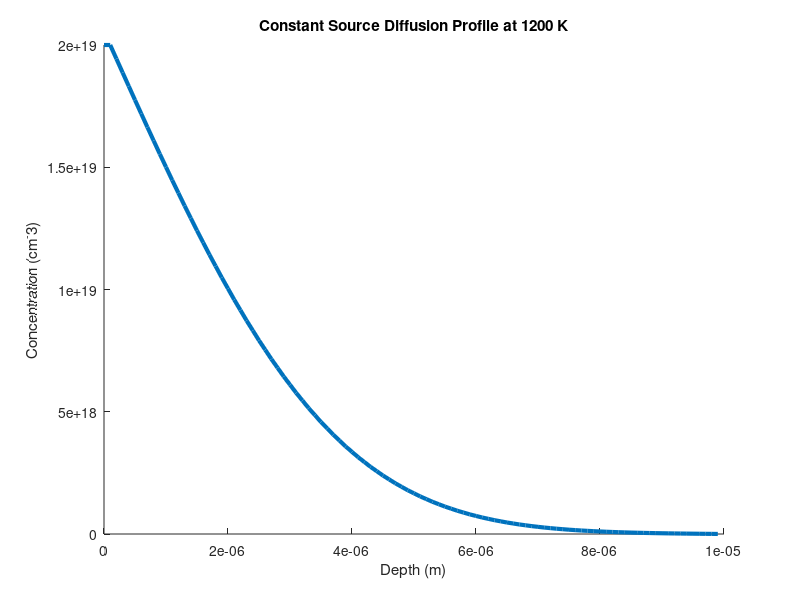
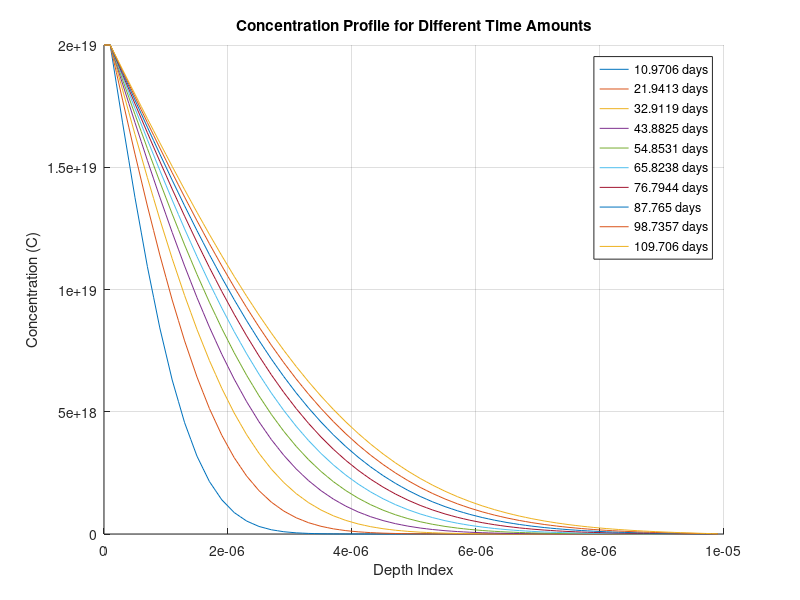
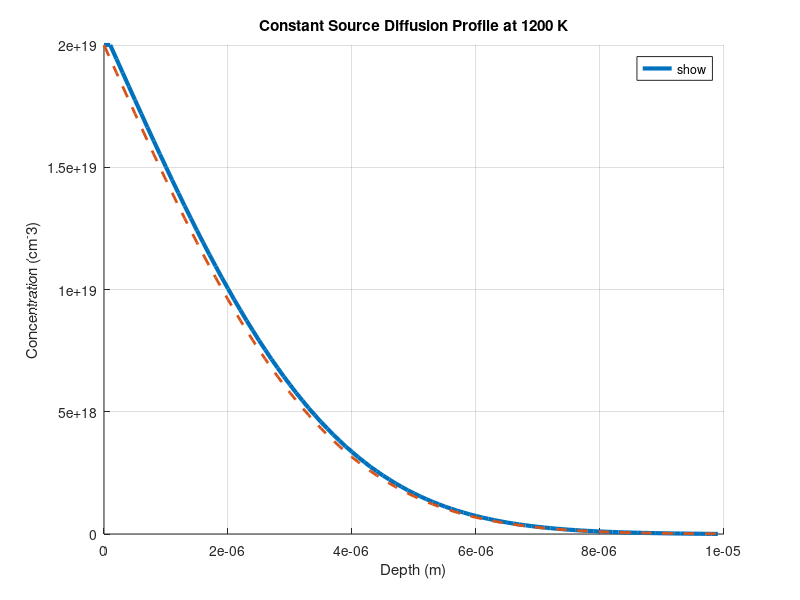
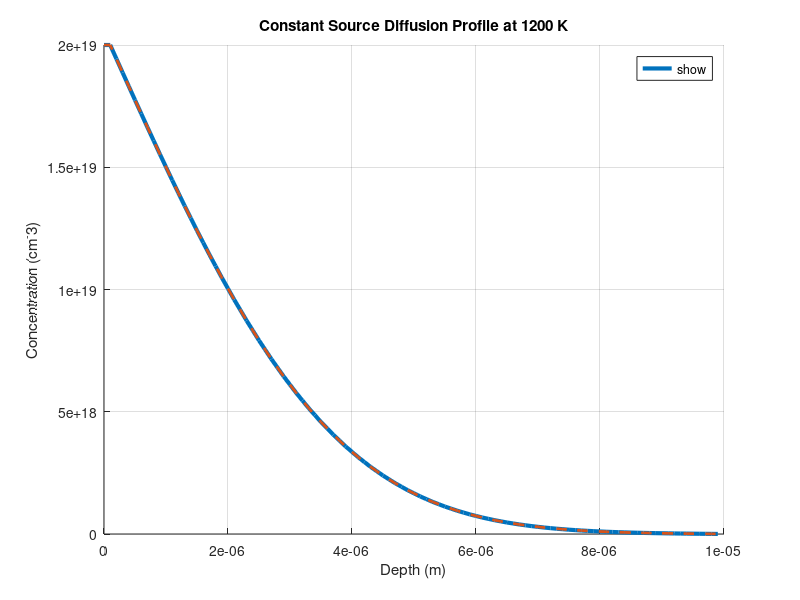

The MATLAB source for these figures, in order:
clear; clc; close all;

% the main equation we should be focusing on is  DΔt/(Δx^2)=1/2



%% Initialization
% Constant Source Diffusion
% We make DΔt/(Δx^2)=1/2
% T=1200K
% R=1.987 (Universal Gas Constant)
%D=5.275027924x10^-19m^2/s
% Δt= 947867.2988 s
% Δx = 1x10^-7 m
D=5.275027924e-19;
deltaT = 9478.672988; % Time step
deltaX = 1e-7; % Spatial step

% D cant' change aslong as temp doesn't change, but what we can 
%change is the time step. And make it more accurate
% Not that deltaT is initially wrong, just that whe want it to be exactly
% 0.5
deltaT= (0.5*(deltaX^2))/(D);

a=(D*deltaT)/(deltaX^2);
% a=0.5;

%% Answering Question 1

iterations=800;
depth_size=100;
C_vector = zeros(iterations,depth_size);
C_vector(1,1:2) = [2e19 2e19];

C_vectorCSD=C_vector;
for i = 2:iterations
    for j = 2:depth_size %size of array -1

        if j==depth_size
            C_vectorCSD(i,j)=a*(C_vectorCSD(i-1,j-1));
        else
            C_vectorCSD(i,j)=a*(C_vectorCSD(i-1,j-1)+C_vectorCSD(i-1,j+1));
        end
    end
    C_vectorCSD(i,1:2)=[2e19 2e19];


end
figure; 
hold on; 
grid on;
x=(0:depth_size-1)*deltaX;
plot(x, C_vectorCSD(end,:), 'LineWidth', 3);
xlabel('Depth (m)');
ylabel('Concentration (cm^-3)');
title('Constant Source Diffusion Profile at 1200 K');
grid off;

fprintf("Constant Source Diffusion Time Taken = %.3e s\n", (iterations * deltaT)/(3600*24));

%% 1.2 Showing that as time increases, so does concentration versus depth



figure;
hold on;
x=(0:depth_size-1)*deltaX;

for k = 1:10
    iterations = k * 100;        % Number of iterations
    C_vector = zeros(iterations, depth_size);
    C_vector(1, 1:2) = [2e19 2e19];

    % Initialize C_vectorCSD
    C_vectorCSD = C_vector;

    % Time iteration
    for i = 2:iterations
        for j = 2:depth_size
            if j == depth_size
                C_vectorCSD(i, j) = a * (C_vectorCSD(i-1, j-1));
            else
                C_vectorCSD(i, j) = a * (C_vectorCSD(i-1, j-1) + C_vectorCSD(i-1, j+1));
            end
        end
        % Apply boundary condition at the start of each iteration
        C_vectorCSD(i, 1:2) = [2e19 2e19];
    end

    % Plot the last iteration for each case
    plot(x,C_vectorCSD(end, :), 'DisplayName', sprintf('%d days', (iterations * deltaT)/(3600*24)));
end

xlabel('Depth Index');
ylabel('Concentration (C)');
title('Concentration Profile for Different Time Amounts');
legend show;
grid on;
hold off;

%% Answering Question 2


iterations=800;
depth_size=100;
C_vector = zeros(iterations,depth_size);
C_vector(1,1:2) = [2e19 2e19];

C_vectorCSD=C_vector;
for i = 2:iterations
    for j = 2:depth_size %size of array -1

        if j==depth_size
            C_vectorCSD(i,j)=a*(C_vectorCSD(i-1,j-1));
        else
            C_vectorCSD(i,j)=a*(C_vectorCSD(i-1,j-1)+C_vectorCSD(i-1,j+1));
        end
    end
    C_vectorCSD(i,1:2)=[2e19 2e19];


end
figure; 
hold on; 
grid on;

x=(0:depth_size-1)*deltaX;
Cerfc=(2e19)*erfc(x ./ (2*sqrt(D*deltaT*iterations)));
plot(x, C_vectorCSD(end, :), 'LineWidth', 3, 'DisplayName', 'Numerical');
plot(x, Cerfc,'--', 'LineWidth', 2, 'DisplayName', 'Analytical');
xlabel('Depth (m)');
ylabel('Concentration (cm^-3)');
title('Constant Source Diffusion Profile at 1200 K');
hold off;
legend('show', 'Location', 'northeast')
fprintf("Constant Source Diffusion Time Taken = %.3e s\n", (iterations * deltaT)/(3600*24));

%% Answering Question 3

figure; 
hold on; 
grid on;

x=(0:depth_size-1)*deltaX;

iterations=800;
depth_size=100;
C_vector = zeros(iterations,depth_size);
C_vector(1,1:2) = [2e19 2e19];

C_vectorCSD=C_vector;
for i = 2:iterations
    for j = 2:depth_size %size of array -1

        if j==depth_size
            C_vectorCSD(i,j)=a*(C_vectorCSD(i-1,j-1));
        else
            C_vectorCSD(i,j)=a*(C_vectorCSD(i-1,j-1)+C_vectorCSD(i-1,j+1));
        end
    end
    C_vectorCSD(i,1:2)=[2e19 2e19];


end
plot(x, C_vectorCSD(end, :), 'LineWidth', 3, 'DisplayName', 'Equation 7.40');


C_vector = zeros(iterations,depth_size);
C_vector(1,1:2) = [2e19 2e19];

C_vectorCSD=C_vector;
for i = 2:iterations
    for j = 2:depth_size 

        if j==depth_size
            C_vectorCSD(i,j)=C_vectorCSD(i,j)+a*(C_vectorCSD(i-1,j-1)-2*(C_vectorCSD(i,j)));
        else
            C_vectorCSD(i,j)=C_vectorCSD(i,j)+a*(C_vectorCSD(i-1,j-1)+C_vectorCSD(i-1,j+1)-2*(C_vectorCSD(i,j)));
        end
    end
    C_vectorCSD(i,1:2)=[2e19 2e19];


end

plot(x, C_vectorCSD(end, :),'--', 'LineWidth', 2, 'DisplayName', 'Equation 7.38');
xlabel('Depth (m)');
ylabel('Concentration (cm^-3)');
title('Constant Source Diffusion Profile at 1200 K');
hold off;
legend('show', 'Location', 'northeast')
fprintf("Constant Source Diffusion Time Taken = %.3e s\n", (iterations * deltaT)/(3600*24));
